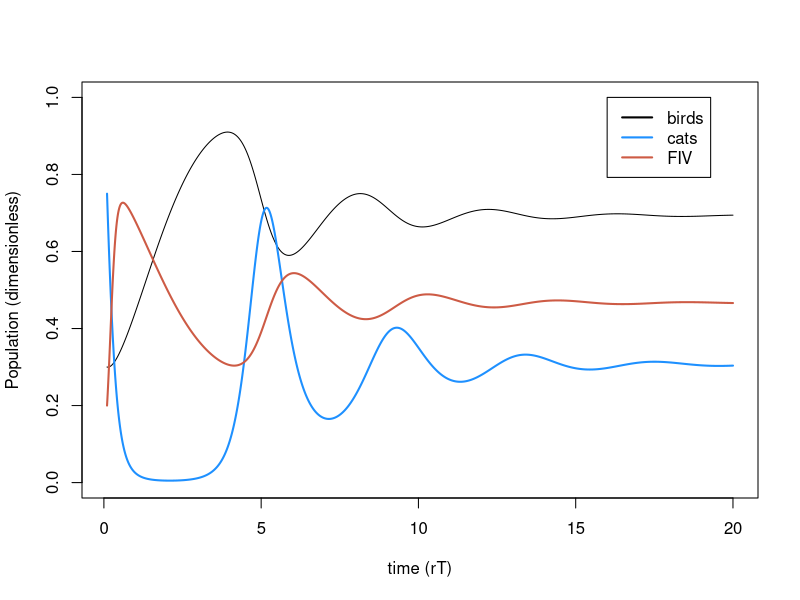
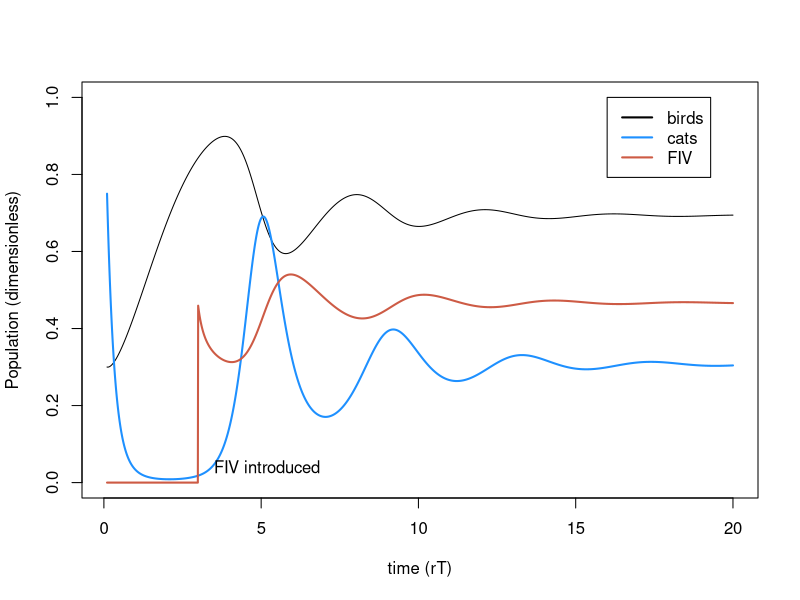
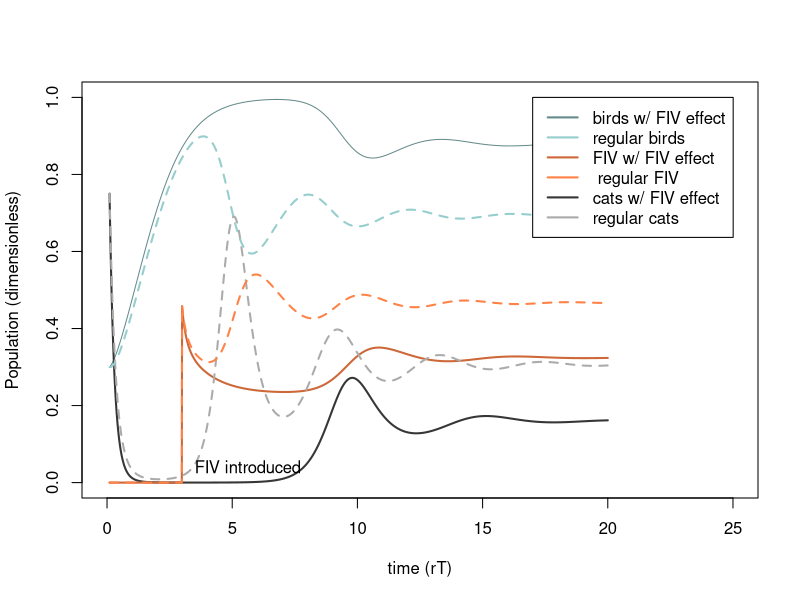
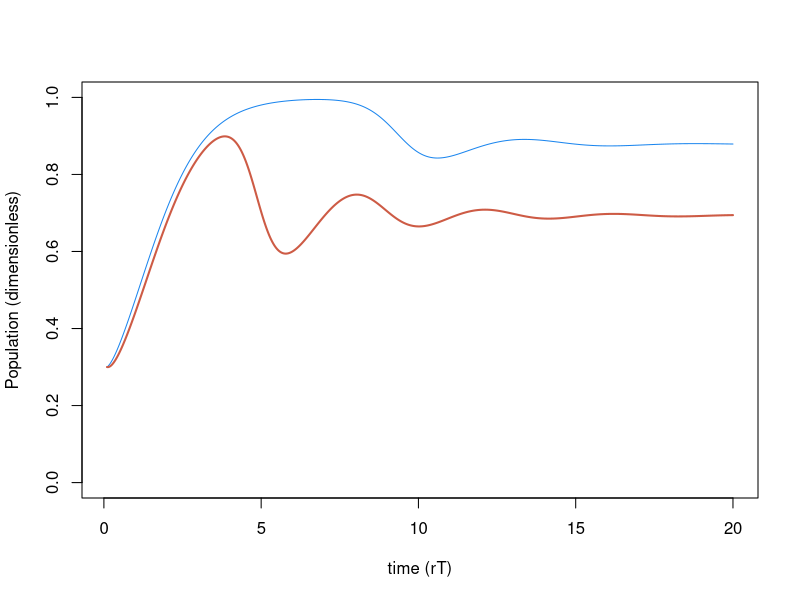
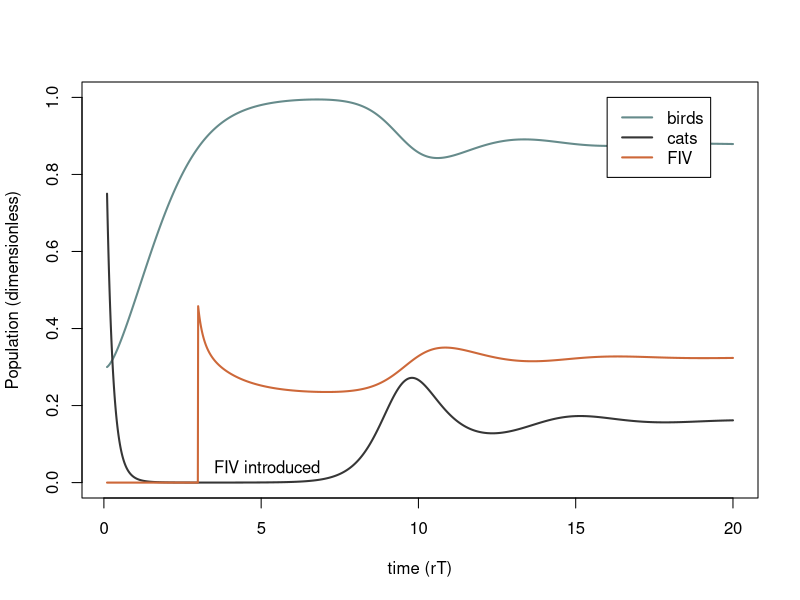
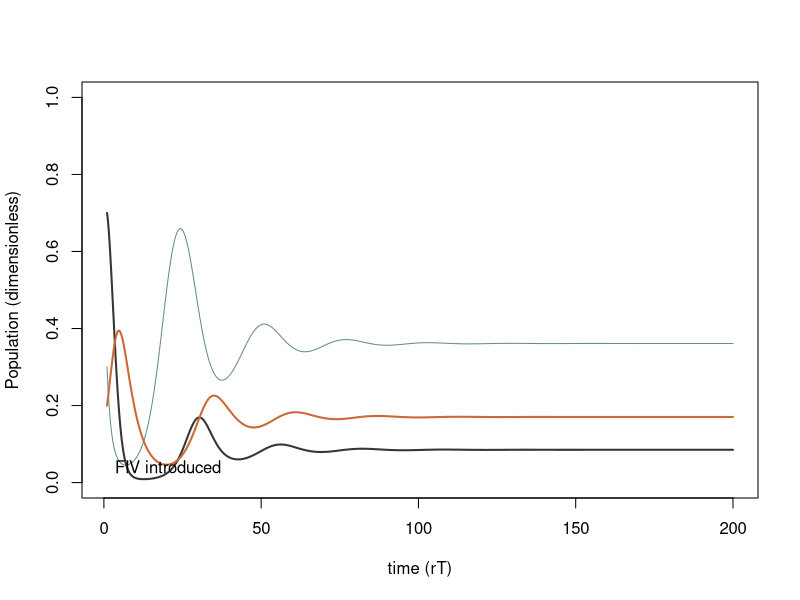
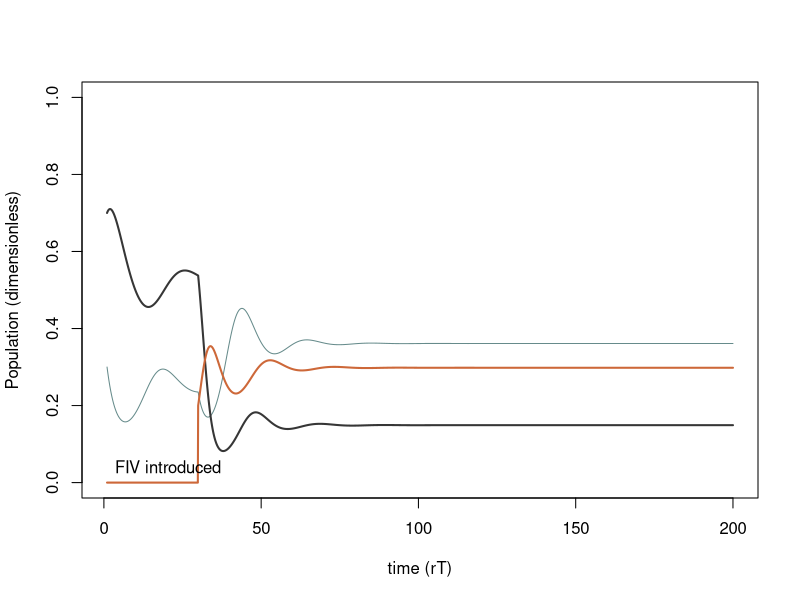
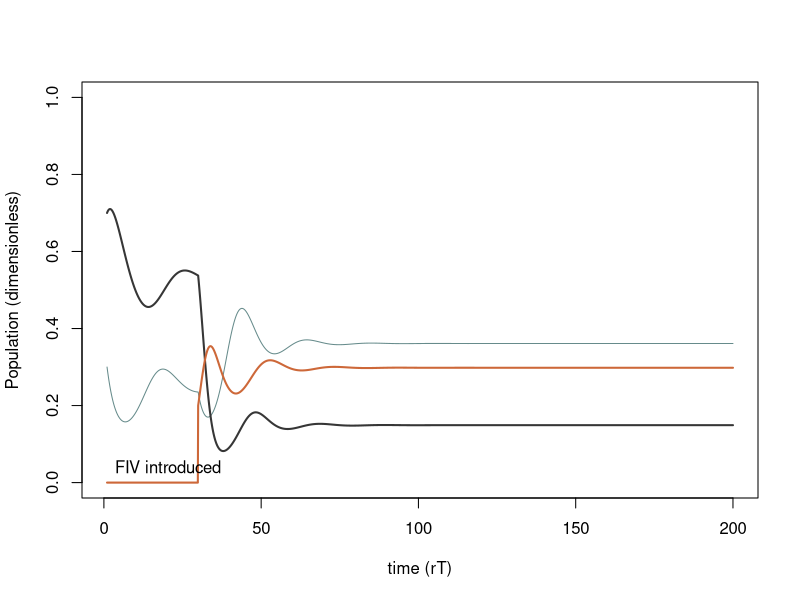

The R source for these figures, in order:
## ---- chunk 1
##Variables
#N.v <- NaN    ## population size for victims (birds)
#N.p <- NaN    ## population size for predators (cats)
t.time.set <- seq(1, 200, length.out= 2000) ## time

##Parameter values##
#K <- NaN            # carrying capacity               (will be estimated from dimensionless parameters)
#u <- NaN            # predation rate                  (will be estimated from dimensionless parameters)
#beta.ma <- NaN      # contact rate for mass action    (will be estimated from dimensionless parameters)    

r.v <- 0.1          # per capita growth rate of birds in the model
a <- 0.03           # trophic conversion efficiency of cats
d.p <- 0.6          # natural per capita death rate of cats
beta.pm <- 1.5      # contact rate for proportionate mixing
delta <- 0.2        # virulence

#core equations
#B <- N.v/K
B.set <-seq(0, 1, length.out=20000)
#C <- N.p*u/r.v
t.set <- r.v*t.time.set

#dimensionless parameters
sigma.pm <- beta.pm/r.v
#sigma.pm.set <- seq(0,25, length.out = 20000)
#sigma.ma <- beta.ma * C/u 
#sigma.ma.set<- seq(0, 250, length.out = 20000)

#e <- alpha*u*K/r.v
e <- 10
#e.set <- seq(0, 25, length.out = 20000)
m <- d.p/r.v
alpha <- delta/r.v

## ---- chunk 2
B.simu1 <- NaN*t.set 
  B.simu1[1] <- .3
C.simu1 <- NaN*t.set
  C.simu1[1] <- .75
I.simu1 <- NaN*t.set
 I.simu1[1] <- 0.2

#for PM
for(i in 2:length(t.set)){
  
  dt <- t.set[i]-t.set[i-1]
  B <- B.simu1[i-1]
  C <- C.simu1[i-1]
  I <- I.simu1[i-1]
  
  dB <- (B*(1-B) -B*C) *dt
  dC <- (e*B*C - m*C - alpha*C*I)*dt
  dI <- (((sigma.pm - alpha)* (1-I) - e*B)*I) *dt
  
  B.simu1[i] <- B + dB
  C.simu1[i] <- C + dC
  I.simu1[i] <- I + dI
}

  
plot(t.set, B.simu1, type= "l", ylim= c(0, 1), ylab="Population (dimensionless)", xlab="time (rT)")  
lines(t.set,C.simu1,lwd=2,col='dodgerblue')
lines(t.set, I.simu1, lwd = 2, col= "coral3")
legend(x=16,y=1, col = c("black","dodgerblue","coral3"), lty=1,lwd=2,legend = c("birds", "cats", "FIV"))

## ---- chunk 3
B.simu2 <- NaN*t.set 
  B.simu2[1] <- .3
C.simu2 <- NaN*t.set
  C.simu2[1] <- .75
I.simu2 <- NaN*t.set
# I.simu2[1] <- 0
## ---- chunk 4
#for PM
for(i in 2:length(t.set)){
  
  	if(t.set[i] < 3){I.simu2[i-1] <- 0 } else { 
  	  if(t.set[i] == 3) {I.simu2[i-1] <- 0.2} else { I<- I.simu2[i-1]}}
	
  dt <- t.set[i]-t.set[i-1]
  B <- B.simu2[i-1]
  C <- C.simu2[i-1]
  #I.simu2[i-1]
  
  dB <- (B*(1-B) -B*C) *dt
  dC <- (e*B*C - m*C - alpha*C*I)*dt
  dI <- (((sigma.pm - alpha)* (1-I) - e*B)*I) *dt
  
  B.simu2[i] <- B + dB
  C.simu2[i] <- C + dC
  I.simu2[i] <- I + dI
}

plot(t.set, B.simu2, type= "l", ylim= c(0, 1), ylab="Population (dimensionless)", xlab="time (rT)")  
lines(t.set,C.simu2,lwd=2,col='dodgerblue')
lines(t.set, I.simu2, lwd = 2, col= "coral3")
legend(x=16,y=1, col = c("black","dodgerblue","coral3"), lty=1,lwd=2,legend = c("birds", "cats", "FIV"))
text(x=3.5, y=0.04, adj=0, label="FIV introduced")
## ---- chunk 5
l <- 0.25 #percent activity of sick cats (lathargy)
#for PM
B.simu3 <- NaN*t.set 
  B.simu3[1] <- .3
C.simu3 <- NaN*t.set
  C.simu3[1] <- .75
I.simu3 <- NaN*t.set
#I.simu3[1] <- 0

for(i in 2:length(t.set)){
  
  	if(t.set[i] < 3){I.simu3[i-1] <- 0 } else { 
  	  if(t.set[i] == 3) {I.simu3[i-1] <- 0.2} else { I<- I.simu3[i-1]}}
	
  dt <- t.set[i]-t.set[i-1]
  B <- B.simu3[i-1]
  C <- C.simu3[i-1]
  #I.simu3[i-1]
  
  dB <- (B*(1-B) -B*C*(1-I) - l*B*I*C ) *dt
  dC <- (e*(B*C*(1-I) + l*B*I*C) - m*C - alpha*C*I)*dt
  dI <- (((sigma.pm - alpha)* (1-I) - e*B)*I) *dt
  
  B.simu3[i] <- B + dB
  C.simu3[i] <- C + dC
  I.simu3[i] <- I + dI
}

plot(t.set, B.simu3, type= "l", ylim= c(0, 1), xlim=c(0, 25), ylab="Population (dimensionless)", xlab="time (rT)", col='paleturquoise4')  
lines(t.set,C.simu3,lwd=2,col='gray21')
lines(t.set, I.simu3, lwd = 2, col= "sienna3")
lines(t.set,C.simu2,lwd=2, lty= 2, col='gray67')
lines(t.set, I.simu2, lwd = 2,lty= 2, col= "sienna1")
lines(t.set,B.simu2,lwd=2,lty= 2, col='paleturquoise3')

legend(x=17,y=1, col = c("paleturquoise4","paleturquoise3","sienna3", "sienna1", "gray21", "gray67"), lty=1,lwd=2,legend = c("birds w/ FIV effect", "regular birds", "FIV w/ FIV effect", " regular FIV", "cats w/ FIV effect", "regular cats"))
text(x=3.5, y=0.04, adj=0, label="FIV introduced")




plot(t.set, B.simu3,type= "l", ylim= c(0, 1), ylab="Population (dimensionless)", xlab="time (rT)", col= 'Dodgerblue2')
lines(t.set, B.simu2, lwd=2, col= 'coral3')



plot(t.set, B.simu3, type= "l", ylim= c(0, 1), lwd=2, ylab="Population (dimensionless)", xlab="time (rT)", col='paleturquoise4')  
lines(t.set,C.simu3,lwd=2,col='gray21')
lines(t.set, I.simu3, lwd = 2, col= "sienna3")

legend(x=16,y=1, col = c("paleturquoise4","gray21","sienna3"), lty=1,lwd=2,legend = c("birds", "cats", "FIV"))
text(x=3.5, y=0.04, adj=0, label="FIV introduced")

## ---- chunk 6

mu <- 1 #not given
a <- 0.6 #trophic conversion
d <- 0.15 #per capita death
beta.pm <- .75 #pm contact rate
delta <- .1 # virulence
K<- 1
r<- .4

l <- 0.25 #percent activity of sick cats (lathargy)
#for PM
N.simu4 <- NaN*t.time.set 
  N.simu4[1] <- .3
S.simu4 <- NaN*t.time.set
  S.simu4[1] <- .7
I.simu4 <- NaN*t.time.set
  I.simu4[1] <- .2

for(i in 2:length(t.time.set)){
  
	
  dt <- t.time.set[i]-t.time.set[i-1]
  N <- N.simu4[i-1]
  S <- S.simu4[i-1]
  I <- I.simu4[i-1]
  
  P <- S + I
  
  dN <- (r*N*(1-N/K)-mu*N*P) * dt
  dS <- ((a*mu*N*P)-(d*S) - (beta.pm*(S*I/P))) * dt
  dI <- (beta.pm* (S*I/P) - d*I -delta*I) * dt
  
  N.simu4[i] <- N + dN
  S.simu4[i] <- S + dS
  I.simu4[i] <- I + dI
 }

plot(t.time.set, N.simu4, type= "l", ylim= c(0,1), ylab="Population (dimensionless)", xlab="time (rT)", col='paleturquoise4')  
lines(t.time.set,S.simu4,lwd=2,col='gray21')
lines(t.time.set, I.simu4, lwd = 2, col= "sienna3")


legend(x=150,y=10, col = c("paleturquoise4","sienna3", "gray21" ), lty=1,lwd=2,legend = c( "regular birds",  " regular FIV", "regular cats"))
text(x=3.5, y=0.04, adj=0, label="FIV introduced")





## ---- chunk 7
mu <- 1 #predation rate
a <- 0.6 #trophic conversion
d <- 0.15 #per capita death
#beta.pm <- .33 #pm contact rate
#delta <- .16 # virulence
K<- 1
r<- .7

l <- 0.25 #percent activity of sick cats (lathargy)
#for PM
N.simu6 <- NaN*t.time.set 
  N.simu6[1] <- .3
S.simu6 <- NaN*t.time.set
  S.simu6[1] <- .7
I.simu6 <- NaN*t.time.set
 # I.simu6[1] <- .0

for(i in 2:length(t.time.set)){
  
 if(t.time.set[i] < 30){I.simu6[i-1] <- 0 } else { 
  	 if((t.time.set[i] > 30.068533) &&(t.time.set[i] < 30.168082)) {I.simu6[i-1] <- 0.2} else {}}
	
  dt <- t.time.set[i]-t.time.set[i-1]
  N <- N.simu6[i-1]
  S <- S.simu6[i-1]
  I <- I.simu6[i-1]
  P <- S + I
  
  dN <- (r*N*(1-N/K)-mu*N*P) * dt
  dS <- ((a*mu*N*P)-(d*S) - (beta.pm*(S*I/P))) * dt
  dI <- (beta.pm* (S*I/P) - d*I -delta*I) * dt
  
  N.simu6[i] <- N + dN
  S.simu6[i] <- S + dS
  I.simu6[i] <- I + dI
 }

plot(t.time.set, N.simu6, type= "l", ylim= c(0,1),ylab="Population (dimensionless)", xlab="time (rT)", col='paleturquoise4')  
lines(t.time.set, S.simu6,lwd=2,col='gray21')
lines(t.time.set, I.simu6, lwd = 2, col= "sienna3")


legend(x=150,y=10, col = c("paleturquoise4","sienna3", "gray21" ), lty=1,lwd=2,legend = c( "regular birds",  " regular FIV", "regular cats"))
text(x=3.5, y=0.04, adj=0, label="FIV introduced")


## ---- chunk 8
#NOW WITH LETHARGY
mu <- 1 #predation rate
a <- 0.6 #trophic conversion
d <- 0.15 #per capita death
#beta.pm <- .33 #pm contact rate
#delta <- .16 # virulence
K<- 1
r<- .7

l <- 0.25 #percent activity of sick cats (lathargy)
#for PM
N.simu7 <- NaN*t.time.set 
  N.simu7[1] <- .3
S.simu7 <- NaN*t.time.set
  S.simu7[1] <- .7
I.simu7 <- NaN*t.time.set
 # I.simu7[1] <- .0

for(i in 2:length(t.time.set)){
  
 if(t.time.set[i] < 30){I.simu7[i-1] <- 0 } else { 
  	 if((t.time.set[i] > 30.068533) &&(t.time.set[i] < 30.168082)) {I.simu7[i-1] <- 0.2} else {}}
	
  dt <- t.time.set[i]-t.time.set[i-1]
  N <- N.simu7[i-1]
  S <- S.simu7[i-1]
  I <- I.simu7[i-1]
  P <- S + I
  
  dN <- (r*N*(1-N/K)-mu*N*P) * dt
  dS <- ((a*mu*N*P)-(d*S) - (beta.pm*(S*I/P))) * dt
  dI <- (beta.pm* (S*I/P) - d*I -delta*I) * dt
  
  N.simu7[i] <- N + dN
  S.simu7[i] <- S + dS
  I.simu7[i] <- I + dI
 }

plot(t.time.set, N.simu7, type= "l", ylim= c(0,1),ylab="Population (dimensionless)", xlab="time (rT)", col='paleturquoise4')  
lines(t.time.set, S.simu7,lwd=2,col='gray21')
lines(t.time.set, I.simu7, lwd = 2, col= "sienna3")


legend(x=150,y=10, col = c("paleturquoise4","sienna3", "gray21" ), lty=1,lwd=2,legend = c( "regular birds",  " regular FIV", "regular cats"))
text(x=3.5, y=0.04, adj=0, label="FIV introduced")
